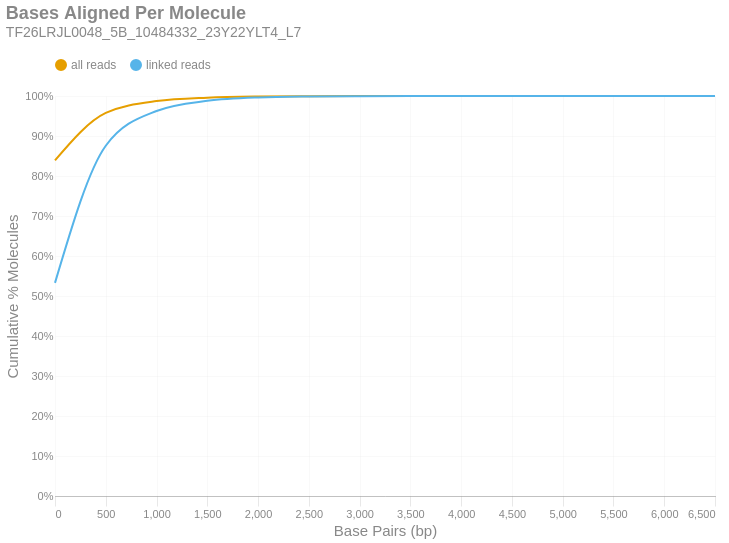

Notebook source saved alongside this figure:
### Markdown cell above
### Bases Aligned Per Molecule
This is a cumulative frequency distribution showing the number of base pairs aligned per unique molecule. These data are shown in 500 bp bins. There are two distributions: one with `all reads` (yellow) and another with only `linked reads` (blue). The percent of molecules in the `linked reads` distribution is relative to the total number of linked molecules.

### Code cell
if SKIPLR:
    print_html(f"Skipped")
else:
    binned_df = consolidated_hist(valids['aligned_bp'], mask, 500, True)
    with SafeRender(binned_df):
        (
            density_plot(binned_df, 'Bases Aligned Per Molecule', samplename, 'basesper')
            .encode(
                x=alt.X('bin:Q', title="Base Pairs (bp)").axis(tickMinStep=500).scale(padding=0),
                y=alt.Y('value:Q', title='Cumulative % Molecules')
                    .axis(format='%')
                    .scale(domain = [0,1])
                    .stack(False),
                color=alt.Color("key:N").scale(domain = ["all reads", "linked reads"]),
                tooltip = [
                    alt.Tooltip("key:N", title = "Data Type"),
                    alt.Tooltip("range_label:N", title="Bases Aligned Per Molecule"),
                    alt.Tooltip("value:Q", format = ".2%", title="% Molecules (Cum.)")
                ]
            )
        ).display()

### Figure 1 — Vega-Lite specification as saved in the notebook (floating-point values rounded to 4 significant figures)
{"width": "container", "height": 400, "config": {"title": {"anchor": "start", "dy": -15, "fontSize": 18, "color": "#888888", "subtitleColor": "#888888", "subtitleFontSize": 14}, "arc": {"fill": "#0072B2"}, "axis": {"domainColor": "#888888", "domainWidth": 0.5, "gridWidth": 0.2, "grid": false, "titleFontWeight": 400, "titleFontSize": 15, "labelFontSize": 11, "labelColor": "#888888", "tickColor": "#888888", "tickWidth": 0.2, "titleColor": "#888888"}, "axisBand": {"grid": false}, "axisX": {"grid": true, "tickSize": 10, "domainCap": "round"}, "axisY": {"domain": false, "grid": true, "tickSize": 0, "domainCap": "round"}, "background": "transparent", "header": {"labelFontSize": 15, "labelColor": "#888888", "titleFontSize": 15, "titleFontWeight": 600, "titleColor": "#888888"}, "legend": {"labelFont": "sans-serif", "labelFontSize": 12, "labelColor": "#888888", "symbolSize": 100, "symbolType": "circle", "titleFontSize": 12, "titlePadding": 10, "titleColor": "#888888", "title": null, "orient": "top"}, "range": {"category": ["#E69F00", "#56B4E9", "#009E73", "#F0E442", "#0072B2", "#D55E00", "#CC79A7", "#000000"], "diverging": ["#cfe8f3", "#a2d4ec", "#73bfe2", "#46abdb", "#1696d2", "#12719e"]}, "area": {"fill": "#0072B2", "fillOpacity": 0.7, "line": true, "strokeOpacity": 0.7}, "line": {"color": "#0072B2", "stroke": "#0072B2", "strokeWidth": 2}, "trail": {"color": "#0072B2", "stroke": "#0072B2", "strokeWidth": 0, "size": 1}, "point": {"filled": true, "fillOpacity": 1.0, "size": 95}, "text": {"color": "#888888", "fontSize": 11, "align": "right", "fontWeight": 400, "size": 11}, "bar": {"fill": "#0072B2", "stroke": null}, "view": {"stroke": null, "continuousWidth": 660, "continuousHeight": 400}}, "data": {"name": "data-9d7cad2be345b51fa6e994892d144949"}, "mark": {"type": "line", "interpolate": "monotone", "point": {"opacity": 0, "size": 275}}, "encoding": {"color": {"field": "key", "scale": {"domain": ["all reads", "linked reads"]}, "type": "nominal"}, "tooltip": [{"field": "key", "title": "Data Type", "type": "nominal"}, {"field": "range_label", "title": "Bases Aligned Per Molecule", "type": "nominal"}, {"field": "value", "format": ".2%", "title": "% Molecules (Cum.)", "type": "quantitative"}], "x": {"axis": {"tickMinStep": 500}, "field": "bin", "scale": {"padding": 0}, "title": "Base Pairs (bp)", "type": "quantitative"}, "y": {"axis": {"format": "%"}, "field": "value", "scale": {"domain": [0, 1]}, "stack": false, "title": "Cumulative % Molecules", "type": "quantitative"}}, "params": [{"name": "param_c36ac31b6afebe62", "select": {"type": "point", "fields": ["key"]}, "bind": "legend"}], "title": {"text": "Bases Aligned Per Molecule", "subtitle": "TF26LRJL0048_5B_10484332_23Y22YLT4_L7"}, "transform": [{"fold": ["all reads (cumsum)", "linked reads (cumsum)"]}, {"calculate": "replace(datum.key, ' (cumsum)', '')", "as": "key"}, {"filter": {"param": "param_c36ac31b6afebe62"}}], "usermeta": {"embedOptions": {"downloadFileName": "TF26LRJL0048_5B_10484332_23Y22YLT4_L7.basesper"}}, "$schema": "https://vega.github.io/schema/vega-lite/v6.4.1.json", "datasets": {"data-9d7cad2be345b51fa6e994892d144949": [{"bin": "0.0", "interval": "0.0-500.0", "all reads": 0.8391, "linked reads": 0.5329, "all reads (cumsum)": 0.8391, "linked reads (cumsum)": 0.5329, "range_label": "0-499"}, {"bin": "500.0", "interval": "500.0-1000.0", "all reads": 0.1185, "linked reads": 0.3428, "all reads (cumsum)": 0.9576, "linked reads (cumsum)": 0.8757, "range_label": "500-999"}, {"bin": "1000.0", "interval": "1000.0-1500.0", "all reads": 0.02963, "linked reads": 0.08685, "all reads (cumsum)": 0.9873, "linked reads (cumsum)": 0.9625, "range_label": "1000-1499"}, {"bin": "1500.0", "interval": "1500.0-2000.0", "all reads": 0.008617, "linked reads": 0.02534, "all reads (cumsum)": 0.9959, "linked reads (cumsum)": 0.9879, "range_label": "1500-1999"}, {"bin": "2000.0", "interval": "2000.0-2500.0", "all reads": 0.002902, "linked reads": 0.008537, "all reads (cumsum)": 0.9988, "linked reads (cumsum)": 0.9964, "range_label": "2000-2499"}, {"bin": "2500.0", "interval": "2500.0-3000.0", "all reads": 0.0008134, "linked reads": 0.002393, "all reads (cumsum)": 0.9996, "linked reads (cumsum)": 0.9988, "range_label": "2500-2999"}, {"bin": "3000.0", "interval": "3000.0-3500.0", "all reads": 0.000254, "linked reads": 0.0007473, "all reads (cumsum)": 0.9999, "linked reads (cumsum)": 0.9996, "range_label": "3000-3499"}, {"bin": "3500.0", "interval": "3500.0-4000.0", "all reads": 9.626e-05, "linked reads": 0.0002832, "all reads (cumsum)": 0.9999, "linked reads (cumsum)": 0.9998, "range_label": "3500-3999"}, {"bin": "4000.0", "interval": "4000.0-4500.0", "all reads": 3.325e-05, "linked reads": 9.782e-05, "all reads (cumsum)": 1.0, "linked reads (cumsum)": 0.9999, "range_label": "4000-4499"}, {"bin": "4500.0", "interval": "4500.0-5000.0", "all reads": 9.665e-06, "linked reads": 2.844e-05, "all reads (cumsum)": 1.0, "linked reads (cumsum)": 1.0, "range_label": "4500-4999"}, {"bin": "5000.0", "interval": "5000.0-5500.0", "all reads": 4.253e-06, "linked reads": 1.251e-05, "all reads (cumsum)": 1.0, "linked reads (cumsum)": 1.0, "range_label": "5000-5499"}, {"bin": "5500.0", "interval": "5500.0-6000.0", "all reads": 3.093e-06, "linked reads": 9.099e-06, "all reads (cumsum)": 1.0, "linked reads (cumsum)": 1.0, "range_label": "5500-5999"}, {"bin": "6000.0", "interval": "6000.0-6500.0", "all reads": 1.16e-06, "linked reads": 3.412e-06, "all reads (cumsum)": 1.0, "linked reads (cumsum)": 1.0, "range_label": "6000-6499"}, {"bin": "6500.0", "interval": "6500.0-7000.0", "all reads": 7.732e-07, "linked reads": 2.275e-06, "all reads (cumsum)": 1.0, "linked reads (cumsum)": 1.0, "range_label": "6500-6999"}]}}
